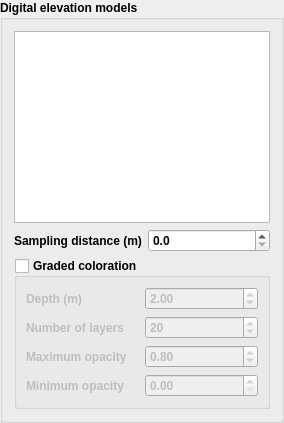
                          <widget class="QgsCollapsibleGroupBox" name="dem_groupbox">
                           <property name="font">
                            <font>
                             <bold>true</bold>
                            </font>
                           </property>
                           <property name="title">
                            <string>Digital elevation models</string>
                           </property>
                           <property name="collapsed">
                            <bool>true</bool>
                           </property>
                           <layout class="QVBoxLayout" name="vertical_layout_6">
                            <item>
                             <widget class="QListWidget" name="dem_list">
                              <property name="sizePolicy">
                               <sizepolicy hsizetype="Preferred" vsizetype="Expanding">
                                <horstretch>0</horstretch>
                                <verstretch>0</verstretch>
                               </sizepolicy>
                              </property>
                              <property name="font">
                               <font>
                                <family>DejaVu Sans</family>
                                <pointsize>9</pointsize>
                                <bold>false</bold>
                               </font>
                              </property>
                              <property name="cursor" stdset="0">
                               <cursorShape>ArrowCursor</cursorShape>
                              </property>
                              <property name="toolTip">
                               <string>Select among single band floating points rasters (must be visible in qgis project)</string>
                              </property>
                              <property name="editTriggers">
                               <set>QAbstractItemView::DoubleClicked|QAbstractItemView::EditKeyPressed</set>
                              </property>
                              <property name="selectionMode">
                               <enum>QAbstractItemView::MultiSelection</enum>
                              </property>
                              <property name="viewMode">
                               <enum>QListView::ListMode</enum>
                              </property>
                             </widget>
                            </item>
                            <item>
                             <layout class="QHBoxLayout" name="horizontal_layout_11">
                              <item>
                               <widget class="QLabel" name="label_13">
                                <property name="font">
                                 <font>
                                  <bold>true</bold>
                                 </font>
                                </property>
                                <property name="toolTip">
                                 <string/>
                                </property>
                                <property name="text">
                                 <string>Sampling distance (m)</string>
                                </property>
                               </widget>
                              </item>
                              <item>
                               <widget class="QDoubleSpinBox" name="dem_sampling_distance">
                                <property name="toolTip">
                                 <string>&lt;html&gt;&lt;head/&gt;&lt;body&gt;&lt;p&gt;The sampling distance (resolution) of the digitized dem line in meter. &lt;br/&gt;A sampling distance of 1 (m) creates a node every meter.&lt;br/&gt;A sampling distance of 0 m adapts the resolution automatically.&lt;/p&gt;&lt;/body&gt;&lt;/html&gt;</string>
                                </property>
                                <property name="decimals">
                                 <number>1</number>
                                </property>
                                <property name="maximum">
                                 <double>50000.000000000000000</double>
                                </property>
                                <property name="singleStep">
                                 <double>10.000000000000000</double>
                                </property>
                               </widget>
                              </item>
                             </layout>
                            </item>
                            <item>
                             <widget class="QGroupBox" name="secplot_apply_graded_dems">
                              <property name="font">
                               <font>
                                <bold>true</bold>
                               </font>
                              </property>
                              <property name="toolTip">
                               <string>&lt;html&gt;&lt;head/&gt;&lt;body&gt;&lt;p&gt;Colorize the elevation models with graded colors.&lt;/p&gt;&lt;p&gt;The feature can be used to visualize changing features along the profile line, for example soil type or land use for a ground surface dem or bedrock type for a bedrock dem.&lt;/p&gt;&lt;p&gt;To use coloration for a layer, create a polygon layer with the same name as the elevation model raster layer and '_secplotcolor' at the end. Ex (dem 'groundsurface' and polygon layer 'groundsurface_secplotcolor'. Apply a categorized or rule base symbology with simple symbols with different fill colors, which will be used for graded colors. The label of the category will be used for the legend. &lt;/p&gt;&lt;/body&gt;&lt;/html&gt;</string>
                              </property>
                              <property name="title">
                               <string>Graded coloration</string>
                              </property>
                              <property name="checkable">
                               <bool>true</bool>
                              </property>
                              <property name="checked">
                               <bool>false</bool>
                              </property>
                              <layout class="QGridLayout" name="grid_layout_3">
                               <item row="2" column="0">
                                <widget class="QLabel" name="label_16">
                                 <property name="text">
                                  <string>Maximum opacity</string>
                                 </property>
                                </widget>
                               </item>
                               <item row="3" column="0">
                                <widget class="QLabel" name="label_17">
                                 <property name="text">
                                  <string>Minimum opacity</string>
                                 </property>
                                </widget>
                               </item>
                               <item row="1" column="0">
                                <widget class="QLabel" name="label_15">
                                 <property name="text">
                                  <string>Number of layers</string>
                                 </property>
                                </widget>
                               </item>
                               <item row="2" column="1">
                                <widget class="QDoubleSpinBox" name="secplot_grading_max_opacity">
                                 <property name="toolTip">
                                  <string>&lt;html&gt;&lt;head/&gt;&lt;body&gt;&lt;p&gt;The opacity for the topmost graded layer.&lt;/p&gt;&lt;/body&gt;&lt;/html&gt;</string>
                                 </property>
                                 <property name="value">
                                  <double>0.800000000000000</double>
                                 </property>
                                </widget>
                               </item>
                               <item row="0" column="0">
                                <widget class="QLabel" name="label_14">
                                 <property name="text">
                                  <string>Depth (m)</string>
                                 </property>
                                </widget>
                               </item>
                               <item row="3" column="1">
                                <widget class="QDoubleSpinBox" name="secplot_grading_min_opacity">
                                 <property name="toolTip">
                                  <string>&lt;html&gt;&lt;head/&gt;&lt;body&gt;&lt;p&gt;The opacity for the bottom layer (the layer at &amp;quot;Depth (m)&amp;quot;).&lt;/p&gt;&lt;/body&gt;&lt;/html&gt;</string>
                                 </property>
                                </widget>
                               </item>
                               <item row="1" column="1">
                                <widget class="QSpinBox" name="secplot_grading_num_layers">
                                 <property name="toolTip">
                                  <string>&lt;html&gt;&lt;head/&gt;&lt;body&gt;&lt;p&gt;Number of graded layers. More layers makes smoother transitions at the cost of slower rendering.&lt;/p&gt;&lt;/body&gt;&lt;/html&gt;</string>
                                 </property>
                                 <property name="value">
                                  <number>20</number>
                                 </property>
                                </widget>
                               </item>
                               <item row="0" column="1">
                                <widget class="QDoubleSpinBox" name="secplot_grading_depth">
                                 <property name="toolTip">
                                  <string>&lt;html&gt;&lt;head/&gt;&lt;body&gt;&lt;p&gt;Maximum depth below raster to add graded color.&lt;/p&gt;&lt;/body&gt;&lt;/html&gt;</string>
                                 </property>
                                 <property name="minimum">
                                  <double>-10000.000000000000000</double>
                                 </property>
                                 <property name="maximum">
                                  <double>10000.000000000000000</double>
                                 </property>
                                 <property name="value">
                                  <double>2.000000000000000</double>
                                 </property>
                                </widget>
                               </item>
                              </layout>
                             </widget>
                            </item>
                           </layout>
                          </widget>
